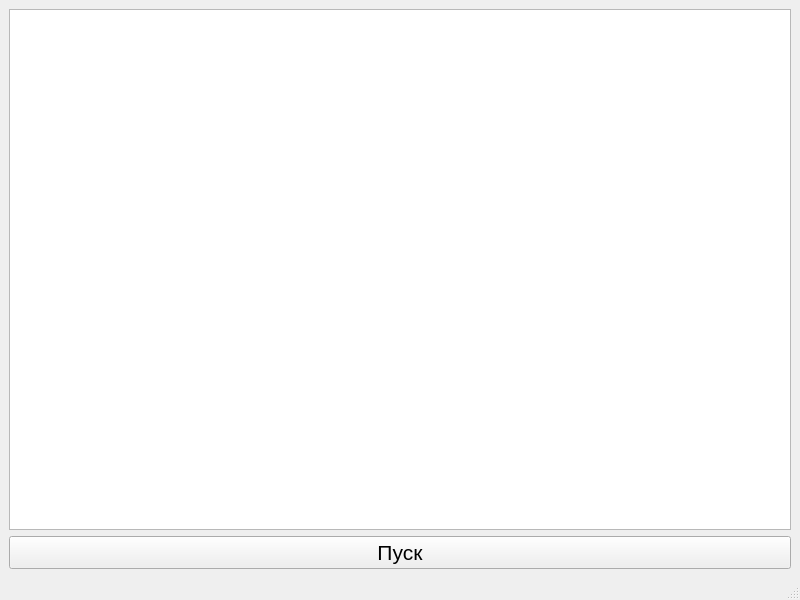
<?xml version="1.0" encoding="UTF-8"?>
<ui version="4.0">
 <class>MainWindow</class>
 <widget class="QMainWindow" name="MainWindow">
  <property name="geometry">
   <rect>
    <x>0</x>
    <y>0</y>
    <width>800</width>
    <height>600</height>
   </rect>
  </property>
  <property name="windowTitle">
   <string>MainWindow</string>
  </property>
  <widget class="QWidget" name="centralwidget">
   <layout class="QGridLayout" name="gridLayout">
    <item row="0" column="0">
     <widget class="QGraphicsView" name="gvDraw"/>
    </item>
    <item row="1" column="0">
     <widget class="QPushButton" name="pbStartStop">
      <property name="font">
       <font>
        <pointsize>16</pointsize>
       </font>
      </property>
      <property name="text">
       <string>Пуск</string>
      </property>
     </widget>
    </item>
   </layout>
  </widget>
  <widget class="QMenuBar" name="menubar">
   <property name="geometry">
    <rect>
     <x>0</x>
     <y>0</y>
     <width>800</width>
     <height>22</height>
    </rect>
   </property>
  </widget>
  <widget class="QStatusBar" name="statusbar"/>
 </widget>
 <resources/>
 <connections/>
</ui>
